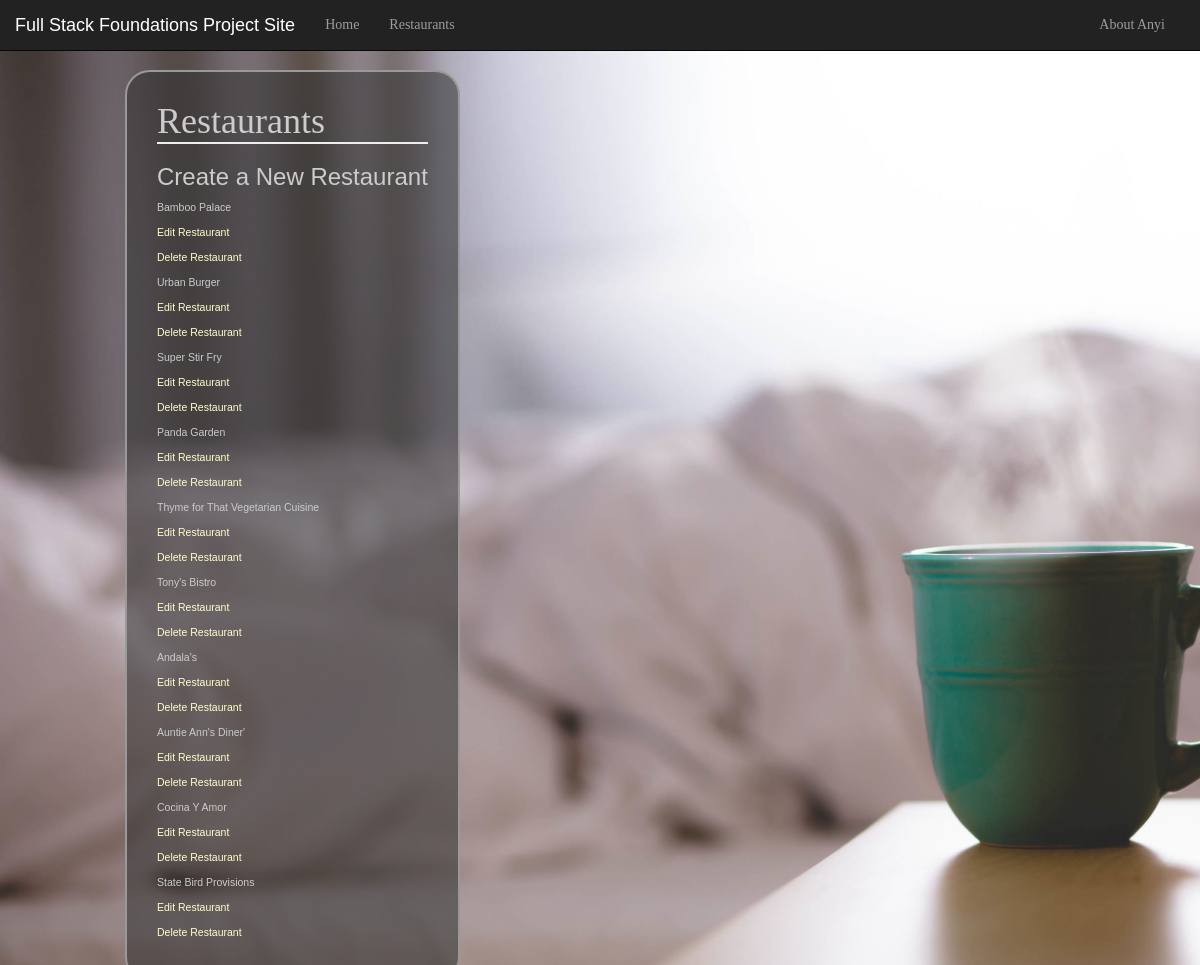
/restaurant/, run on the app's committed database.
### Lesson4/database_setup.py (models this page shows, shortened)
class Restaurant(Base):
	__tablename__ = 'restaurant'
	id = Column(Integer,primary_key=True)
	name = Column(String(250),nullable=False)

### Lesson4/finalproject.py (the view)
@app.route("/")
@app.route("/restaurant/")
def showRestaurants():
	restaurants = session.query(Restaurant).all()
	return render_template("restaurants.html",restaurants=restaurants)

### Lesson4/templates/restaurants.html (shortened to what this page needs)
<html>
	<head>
		<link rel="stylesheet" href="https://maxcdn.bootstrapcdn.com/bootstrap/3.3.5/css/bootstrap.min.css">
		<link rel="stylesheet" type=text/css href='{{url_for("static",filename="styles.css")}}'>
	</head>
	<body>
		<nav class="navbar navbar-inverse navbar-fixed-top">
		  <div class="container-fluid">
		    <div class="navbar-header">
		      <a class="navbar-brand" href="#">Full Stack Foundations Project Site</a>
		    </div>
		    <div>
		      <ul class="nav navbar-nav">
		        <li><a href="#">Home</a></li>
		        <li><a href="#">Restaurants</a></li>
		      </ul>
	          <ul class="nav navbar-nav navbar-right">
	            <li><a href="http://guoanyi.com">About Anyi</a></li>
	          </ul>
		    </div>
		  </div>
		</nav>
		<div class = 'pane'>
		<h1>Restaurants</h1>
		<a href="{{url_for('newRestaurant')}}" > <h3> Create a New Restaurant </h3></a>
		{% for restaurant in restaurants %}
		<a href = "{{url_for('showMenu', restaurant_id = restaurant.id)}}"> <p>{{restaurant.name}}</p></a>
		<p><a href = "{{url_for('editRestaurant',restaurant_id = restaurant.id)}}">Edit Restaurant</a></p>
		<p> <a href = "{{url_for('deleteRestaurant',restaurant_id = restaurant.id)}}">Delete Restaurant</a> </p>
		{% endfor %}
		</div>
	</body>
</html>

### Lesson4/static/styles.css (style rules this page uses)
body { font-family: sans-serif; background-color: #333333; background-image: url('background-img.jpeg'); background-repeat: no-repeat; background-size: cover; }
h1, h2, h3, h4 { color: #CCCCCC; }
h1, h2 { font-family: 'Georgia', serif; margin: 0; }
h1 { border-bottom: 2px solid #eee; }
p { color: #CCCCCC; }
a { text-decoration: none; color:#FFFFCC; font-size: .75em; }
.pane { position:absolute; left: 10%; border: 2px solid; border-radius: 25px; padding: 30px; margin: 5px; margin-top: 70px; border-color: #999999; background-color: rgba(51, 51, 51, 0.56); }
.nav a { font-family: 'Georgia', serif; font-size: 1em; }
.navbar-right { margin-right: 5px; }

### data on the page
Restaurant: name "Bamboo Palace"
Restaurant: name "Urban Burger"
Restaurant: name "Super Stir Fry"
Restaurant: name "Panda Garden"
Restaurant: name "Thyme for That Vegetarian Cuisine"
Restaurant: name "Tony's Bistro"
Restaurant: name "Andala's"
Restaurant: name "Auntie Ann's Diner'"
Restaurant: name "Cocina Y Amor"
Restaurant: name "State Bird Provisions"
